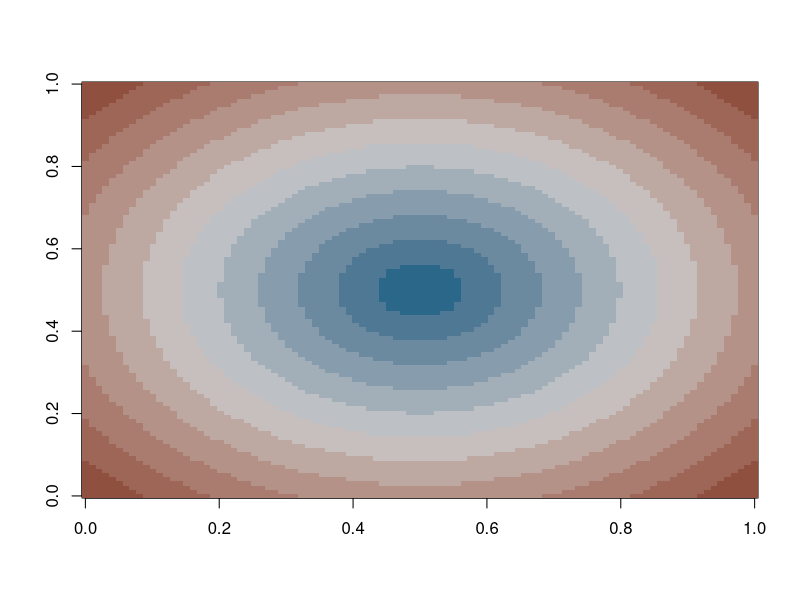
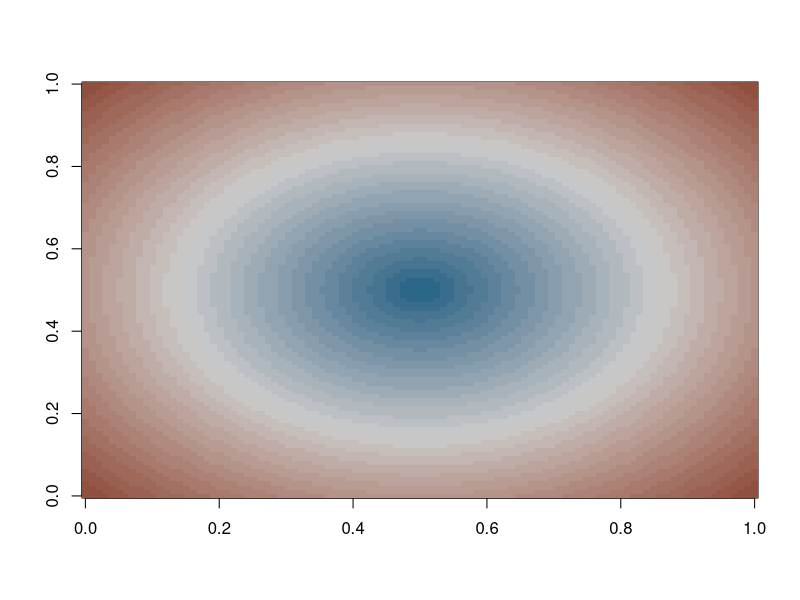
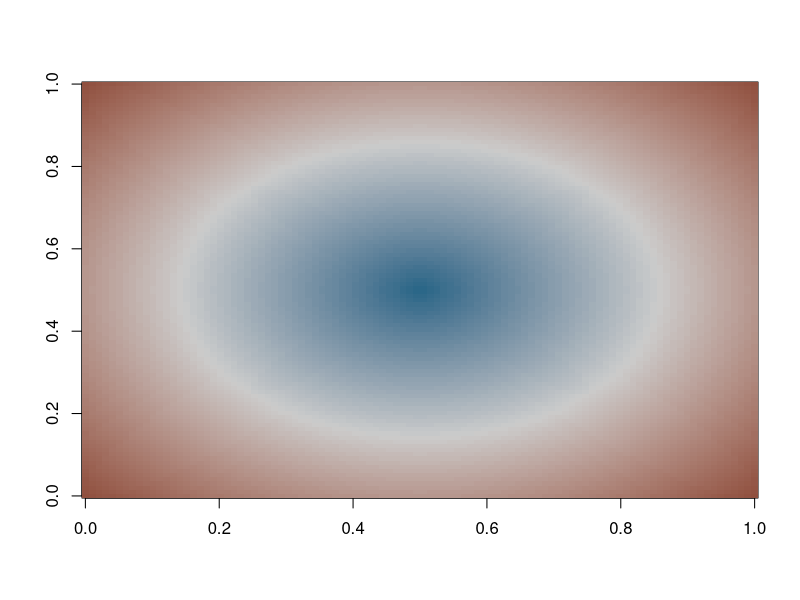
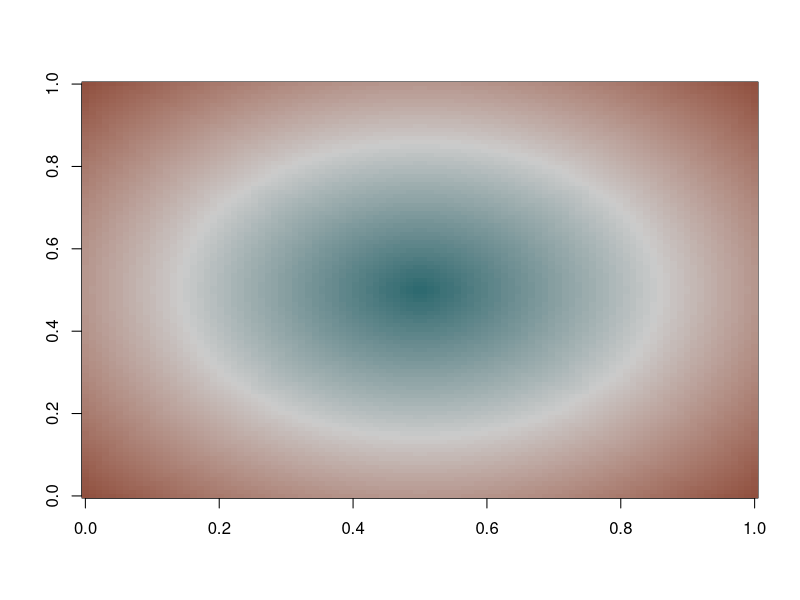

Reproduce these figures in R, in order.
# r2py crawler metadata
# package: scales
# source_type: rd_example
# topic: pal_div_gradient.Rd
# source_file: C:\Users\bened\AppData\Local\R\win-library\4.5\scales\help
# lines: 9

suppressPackageStartupMessages(library(scales))
x <- seq(-1, 1, length.out = 100)
r <- sqrt(outer(x^2, x^2, "+"))
image(r, col = pal_div_gradient()(seq(0, 1, length.out = 12)))
image(r, col = pal_div_gradient()(seq(0, 1, length.out = 30)))
image(r, col = pal_div_gradient()(seq(0, 1, length.out = 100)))

pal <- pal_div_gradient(low = "#2E6A70")
image(r, col = pal(seq(0, 1, length.out = 100)))
